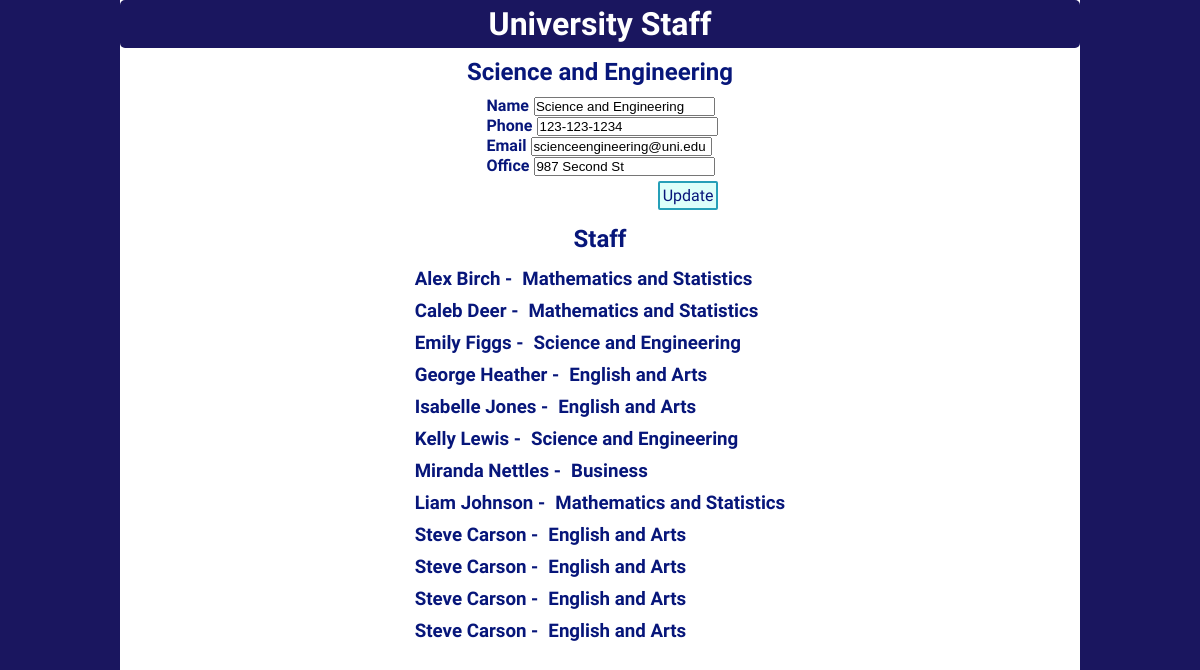
/department.php?deptid=3, run on the app's committed database.
### tables this page shows
CREATE TABLE `departments` (
  `deptID` int NOT NULL,
  `deptName` varchar(50) NOT NULL,
  `deptPhone` varchar(20) NOT NULL,
  `deptEmail` varchar(50) NOT NULL,
  `deptOffice` varchar(100) NOT NULL
);

### department.php (the view, shortened to what this page needs)
<?php
    include 'connection.php';
    echo '<!DOCTYPE html>
<html lang="en">
<head>
    <meta charset="UTF-8">
    <meta name="viewport" content="width=device-width, initial-scale=1.0">
    <link rel="stylesheet" href="style.css">
    <title>Document</title>
</head>
<body>
<div class="dash-wrapper">
<header>
<h1>University Staff</h1>
</header>';
$deptId = $_GET['deptid'];
$sql = "SELECT deptName, deptPhone, deptEmail, deptOffice FROM departments WHERE deptId = '$deptId'";
$result = $conn->query($sql);
if ($result->num_rows > 0) {
    $deptEntry = "";
    while($row = $result->fetch_assoc()) {
        $deptName = $row['deptName'];
        $deptPhone = $row['deptPhone'];
        $deptEmail = $row['deptEmail'];
        $deptOffice = $row['deptOffice'];
        $deptEntry .= "<h2 class='deptheading'>$deptName</h2>";
        $deptEntry .= "<div class='departments'>";
        $deptEntry .= "<div class=dept-entry>";
        $deptEntry .= "<form method='post' id='update' name='update' action='department.php'>";
        $deptEntry .= "<div>";
        $deptEntry .= "<label for='dept-name' class='dept-label'>Name</label>";
        $deptEntry .= "<input type='input' id='dept-name' name='dept-name' value='$deptName' class='dept-input'></input>";
        $deptEntry .= "</div>";
        $deptEntry .= "<div>";
        $deptEntry .= "<label for='dept-phone' class='dept-label'>Phone</label>";
        $deptEntry .= "<input type='input' id='dept-phone' name='dept-phone' value='$deptPhone' class='dept-input'></input>";
        $deptEntry .= "</div>";
        $deptEntry .= "<div>";
        $deptEntry .= "<label for='dept-email' class='dept-label'>Email</label>";
        $deptEntry .= "<input type='input' id='dept-email' name='dept-email' value='$deptEmail' class='dept-input'></input>";
        $deptEntry .= "</div>";
        $deptEntry .= "<div>";
        $deptEntry .= "<label for='dept-office' class='dept-label'>Office</label>";
        $deptEntry .= "<input type='input' id='dept-office' name='dept-office' value='$deptOffice' class='dept-input'></input>";
        $deptEntry .= "</div>";
        $deptEntry .= "<div>";
        $deptEntry .= "<input type='submit' id='update-button' name='update-button' value='Update' class='button'></input>";
        $deptEntry .= "</div>";
        $deptEntry .= "<div>";
        $deptEntry .= "<input type='input' id='dept-id' name='dept-id' value='$deptId' class='hidden'></input>";
        $deptEntry .= "</div>";
        $deptEntry .= "</form>";
        $deptEntry .= "</div>";
    }
    $deptEntry .= "</div>";
    echo $deptEntry;
}
$sql2 = "SELECT persFName, persLName, deptName FROM persons JOIN departments ON persons.persDept = departments.deptId";
$result2 = $conn->query($sql2);
if ($result2->num_rows > 0) {
    $persEntry = "<h2 class='deptheading'>Staff</h2>";
    $persEntry .= "<div class='staff'>";
    while($row = $result2->fetch_assoc()) {
        $persFName = $row["persFName"];
        $persLName = $row["persLName"];
        $persName = $persFName . " " . $persLName . " -";
        $persDept = $row["deptName"];
        $persEntry .= "<div class=dept-entry>";
        $persEntry.= "<h3>$persName</h3>";
        $persEntry .= "<h3>$persDept</h3>";
        $persEntry .= "</div>";
    }
    $persEntry .= "</div>";
    echo $persEntry;
}
echo '</div>
</body>
</html>';
?>

### style.css (style rules this page uses)
* { margin: 0; padding: 0; }
body, h1 { background-color: rgb(26, 22, 95); }
h1, footer { text-align: center; padding: 2em; }
.button { background-color: rgb(220, 255, 250); border-radius: 2px; border: 2px solid rgb(37, 159, 184); margin: 0px 5px 5px 0px; font-size: 16px; padding: 3px; }
h1, h2, h3, h4, h5, h6, .button, .dept-label { font-family: 'Patrick Hand', cursive; color: rgb(7, 22, 122); }
h1, p, label { color: white; }
h1 { padding: 5px; border-radius: 5px; }
p, label { font-family: 'Glass Antiqua', cursive; }
.dash-wrapper { width: 80%; background-color:white; height: 100vh; margin: 0 auto; }
.dept-entry { display: flex; flex-direction: row; margin: 0 auto; }
.dept-entry-button, .dept-entry h3 { display: inline-block; }
.departments, .staff { width: fit-content; margin: 0 auto; }
.deptheading { text-align: center; padding: 10px; }
.staff h3 { padding: 5px; }
.dept-label { font-weight: bold; padding: 5px; }
#update-button { margin: 5px auto; justify-self: center; float: right; }

### data on the page
departments: deptName "Science and Engineering", dept-name "Science and Engineering", dept-phone "123-123-1234", dept-email "scienceengineering@uni.edu", dept-office "987 Second St"

### other printed values
$persName "Alex Birch -"
$persDept "Mathematics and Statistics"
$persName "Caleb Deer -"
$persName "Emily Figgs -"
$persDept "Science and Engineering"
$persName "George Heather -"
$persDept "English and Arts"
$persName "Isabelle Jones -"
$persName "Kelly Lewis -"
$persName "Miranda Nettles -"
$persDept "Business"
$persName "Liam Johnson -"
$persName "Steve Carson -"
